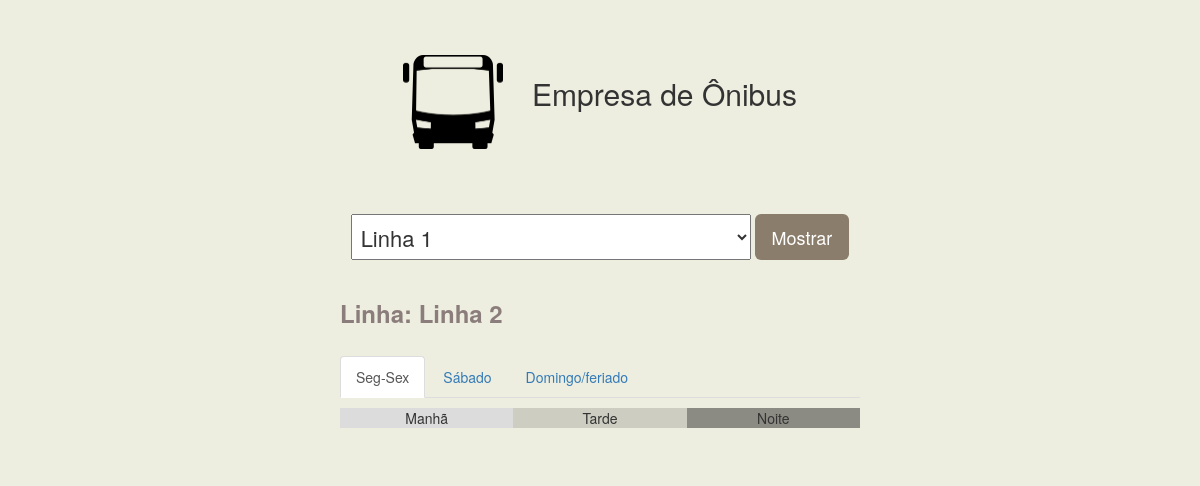
The page /index.php?linha=2 on the database as committed earlier.
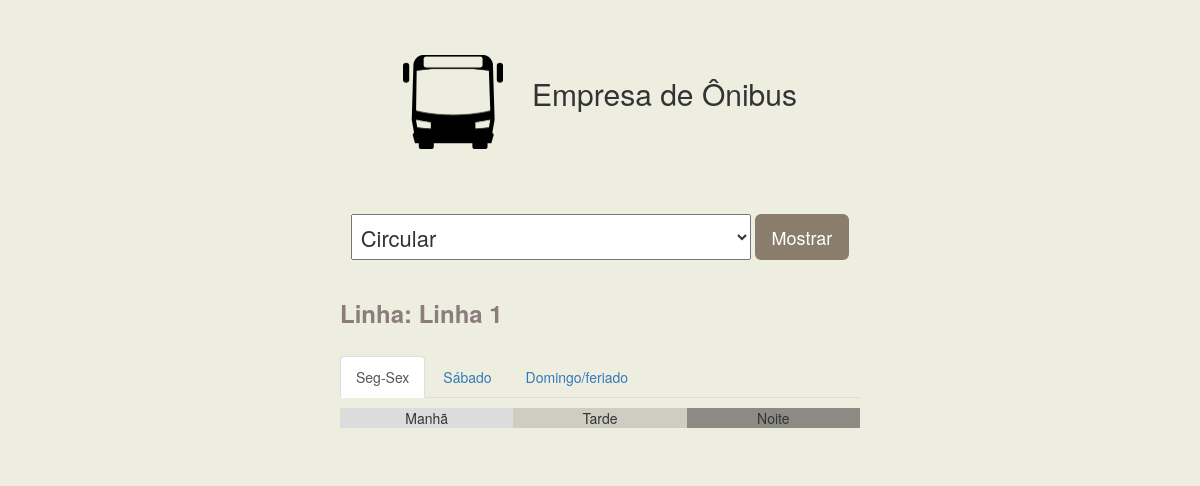
The same page on the database as committed later.
### tables this page shows
CREATE TABLE IF NOT EXISTS `tlinha` (
  `CodLin` int(8) NOT NULL AUTO_INCREMENT,
  `AbrLin` varchar(6) DEFAULT NULL,
  `Nome` varchar(100) NOT NULL,
  PRIMARY KEY (`CodLin`)
);

### index.php (the view, shortened to what this page needs)
<?php
require("conetion.php");
if(isset($_GET['linha'])){
  $Linha = $_GET ['linha'];
}else{
  $Linha = '';
}
?>
<!DOCTYPE html>
<html lang="pt-br">
<head>
  <link rel="stylesheet" href="https://maxcdn.bootstrapcdn.com/bootstrap/3.3.6/css/bootstrap.min.css">
  <link rel="stylesheet" type="text/css" href="css.css">
</head>
<body>
    <div class="tudo">
        <div class="img">
            <br><br>
            <a href="#">
                <img src="bus.png" alt="Fjords" width="100" height="94"></a>
        <h2 class="nomeempresa">&nbsp;&nbsp;&nbsp;Empresa de Ônibus</h2>
        </div>
      <div class="all">
    <form method="get" action="index.php">
      <div class="select-linhas">
        <select name="linha">
            <?php
            $resultado = mysqli_query($con,"SELECT CodLin,AbrLin,Nome FROM tlinha order by Nome;");
            while ($linha = mysqli_fetch_array($resultado)){
              $CodLin = $linha["CodLin"];
              $Nome = $linha["Nome"];
            ?>
          <option value="<?php echo "$CodLin"; ?>"><?php echo "$Nome"; ?></option>
          <?php } ?>
        </select>
          <button type="submit" class="btn btn-lg btn-defalt">Mostrar</button>
      </div>
    </form>
          <br>
    <h3 class="textos">
    <?php
      $resultado = mysqli_query($con,"SELECT Nome FROM tlinha where CodLin = '$Linha';");
      while ($linha = mysqli_fetch_array($resultado)){
        $NomeLinha = $linha["Nome"];
        echo "Linha: ";
        echo "$NomeLinha";
      }
    ?>
    </h3>
    <br>
    <?php
    if(strcmp($Linha,'') == 0){
      echo "$linha";
    }else{
    ?>
    <div class="dias">
    <ul class="nav nav-tabs">
        <li class="active">
            <a data-toggle="tab" href="#home">Seg-Sex</a>
        </li>
         <li>
             <a data-toggle="tab" href="#menu1">Sábado</a>
        </li>
         <li>
             <a data-toggle="tab" href="#menu2">Domingo/feriado</a>
        </li>
    </ul>
    <div class="tab-content">
      <div id="home" class="tab-pane fade in active">
          <div class="box" id="chkbox1">
          <div class="turnos">
            <div class="manha">
            </div>
            <div class="tarde">
            </div>
            <div class="noite">
            </div>
          </div>
        </div>
      </div>
    </div>
    </div>
  </div>
  <div class="rodape">
  </div>
</div>
<?php
}
?>
</body>
</html>

### css.css (style rules this page uses)
div.tudo { background: #EEEEE0; text-align: center; }
html { background: #EEEEE0; overflow-y: scroll; }
div.img { text-align: center; background: #EEEEE0; margin: 15px; }
h2 { display: inline-block; }
div.all { background: #EEEEE0; padding-top: 50px; width: 520px; display: table; margin: 0 auto; }
h2 { text-align: center; }
div.select-linhas select { height: 46px; vertical-align: middle; font-size: 22px; width: 400px; padding-left: 5px; }
div.select-linhas button { color: white; background: #8B7D6B; }
div.dias { width: 100%; text-align: left; }
div.box { text-align: center; width: 100%; margin-top: 10px; }
div.turnos { width: 100%; display: inline-flex; }
div.manha { background-color: #DCDCDC; }
div.tarde { background-color: #CDCDC1; }
div.noite { background-color: #8B8B83; }
div.manha, div.tarde, div.noite { width: 33.333%; display: block; }
div.manha::before { content: "Manhã\A"; white-space: pre; }
div.tarde::before { content: "Tarde\A"; white-space: pre; }
.textos { text-align: left; font-weight: bold; color: #8B7D7B; }
div.noite::before { content: 'Noite\A'; white-space: pre; }
div.rodape { height: 30px; }

Rows that differ between the two databases and show on the page:
changed tlinha: Nome "Linha 2" → "Linha 1"
Other text that changed with them:
form field linha: "Linha 1" → "Circular"
